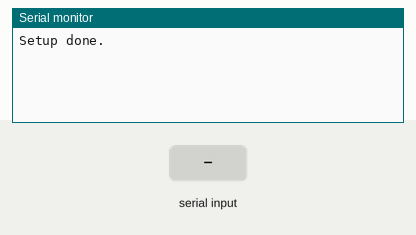
This program was run on a simulated Arduino Pro Mini, built with avr-gcc and run on an emulated ATmega328P. Shown: the last lines printed to the serial monitor. Inputs (shaded band) come from the test bench.

Above: at 1.2 s.
1.3 s: "o" received over Serial
At 2.1 s:
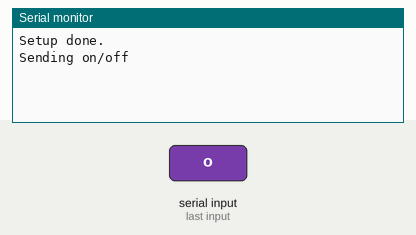
2.8 s: "f" received over Serial
At 3.2 s:
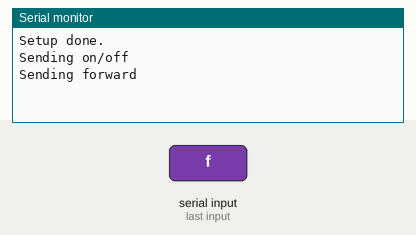
4.3 s: "b" received over Serial
At 5.5 s:
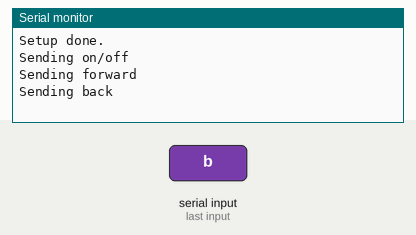
5.8 s: "l" received over Serial
At 6.7 s:
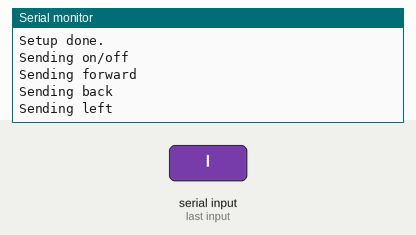
7.3 s: "r" received over Serial
At 7.8 s:
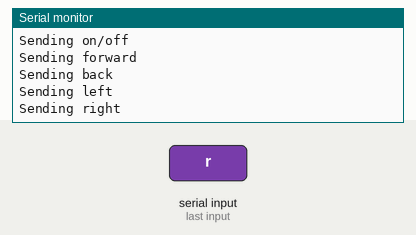
8.8 s: "s" received over Serial
At 10.2 s:
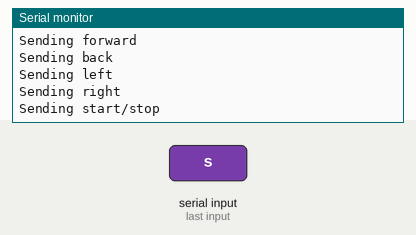

The program:

main.cpp
```cpp
#include <Arduino.h>
#include <IRremote.hpp>
#include <math.h>

// infrared
//#define IR_RECEIVE_PIN 2
#define DISABLE_CODE_FOR_RECEIVER // Disables static receiver code like receive timer ISR handler and static IRReceiver and irparams data. Saves 450 bytes program memory and 269 bytes RAM if receiving functions are not required.
#define EXCLUDE_EXOTIC_PROTOCOLS  // Saves around 240 bytes program memory if IrSender.write is used
//#define SEND_PWM_BY_TIMER         // Disable carrier PWM generation in software and use (restricted) hardware PWM.
//#define USE_NO_SEND_PWM           // Use no carrier PWM, just simulate an active low receiver signal. Overrides SEND_PWM_BY_TIMER definition
#define IR_SEND_PIN 10
#define COMMAND_DELAY 10 //us
#define COMMAND_REPEATS 2

void onoff(){
  IrSender.sendNEC(0xF700, 0xE, COMMAND_REPEATS);
  delay(COMMAND_DELAY);
}

void forward(){
  IrSender.sendNEC(0xF700, 0x1, COMMAND_REPEATS);
  delay(COMMAND_DELAY);
}

void back(){
  IrSender.sendNEC(0xF700, 0x5, COMMAND_REPEATS);
  delay(COMMAND_DELAY);
}

void left(){
  IrSender.sendNEC(0xF700, 0x0, COMMAND_REPEATS);
  delay(COMMAND_DELAY);
}

void right(){
  IrSender.sendNEC(0xF700, 0x2, COMMAND_REPEATS);
  delay(COMMAND_DELAY);
}

void startstop(){
  IrSender.sendNEC(0xF700, 0x6, COMMAND_REPEATS);
  delay(COMMAND_DELAY);
}

void setup()
{
  IrSender.begin(IR_SEND_PIN); // Start with IR_SEND_PIN

  onoff(); //switch robot off standby

  Serial.begin(9600);
  Serial.println("Setup done.");
}

void loop()
{
  if (Serial.available()){
    char command;
    Serial.readBytes(&command, 1);
    switch (command) {
      case 'o':
        Serial.println("Sending on/off");
        onoff();
        break;
      case 'f':
        Serial.println("Sending forward");
        forward();
        break;
      case 'b':
        Serial.println("Sending back");
        back();
        break;
      case 'l':
        Serial.println("Sending left");
        left();
        break;
      case 'r':
        Serial.println("Sending right");
        right();
        break;
      case 's':
        Serial.println("Sending start/stop");
        startstop();
        break;

      default:
        Serial.println("Unknown command character received");
    }

    // flush all chars which arrived during execution time,
    // we are only interested in the newest state on the next loop
    int chars_to_ignore = Serial.available();
    while(chars_to_ignore > 0){
      Serial.read();
      chars_to_ignore --;
    }
  }
}
```

Measured:
- after the input at 1.3 s, the serial monitor: prints a new line at once (image 1)
- after the input at 2.8 s, the serial monitor: prints a new line at once (image 2)
- after the input at 4.3 s, the serial monitor: prints a new line at once (image 3)
- after the input at 5.8 s, the serial monitor: prints a new line at once (image 4)
- after the input at 7.3 s, the serial monitor: prints a new line at once (image 5)
- after the input at 8.8 s, the serial monitor: prints a new line at once (image 6)
